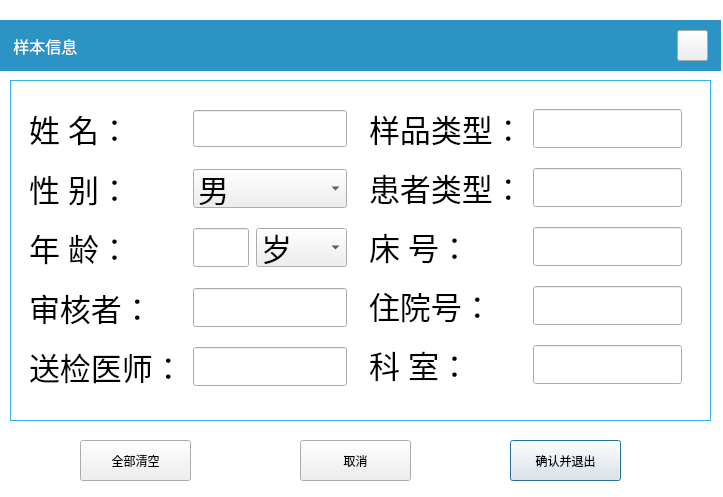
<?xml version="1.0" encoding="UTF-8"?>
<ui version="4.0">
 <class>Dg_Input</class>
 <widget class="QDialog" name="Dg_Input">
  <property name="geometry">
   <rect>
    <x>0</x>
    <y>0</y>
    <width>723</width>
    <height>497</height>
   </rect>
  </property>
  <property name="windowTitle">
   <string>Dialog</string>
  </property>
  <layout class="QGridLayout" name="gridLayout">
   <property name="leftMargin">
    <number>0</number>
   </property>
   <property name="topMargin">
    <number>0</number>
   </property>
   <property name="rightMargin">
    <number>0</number>
   </property>
   <property name="bottomMargin">
    <number>0</number>
   </property>
   <item row="0" column="0">
    <widget class="QWidget" name="widgetdg" native="true">
     <property name="styleSheet">
      <string notr="true">QWidget#widgetdg{
	background-color: rgb(255, 255, 255);
}</string>
     </property>
     <widget class="QPushButton" name="bt_ok">
      <property name="geometry">
       <rect>
        <x>510</x>
        <y>440</y>
        <width>111</width>
        <height>41</height>
       </rect>
      </property>
      <property name="text">
       <string>确认并退出</string>
      </property>
     </widget>
     <widget class="QLabel" name="label">
      <property name="geometry">
       <rect>
        <x>0</x>
        <y>20</y>
        <width>721</width>
        <height>51</height>
       </rect>
      </property>
      <property name="font">
       <font>
        <pointsize>12</pointsize>
       </font>
      </property>
      <property name="styleSheet">
       <string notr="true">color: rgb(255, 255, 255);
background-color: rgb(43, 148, 197);

</string>
      </property>
      <property name="text">
       <string>   样本信息</string>
      </property>
     </widget>
     <widget class="QPushButton" name="bt_cancel">
      <property name="geometry">
       <rect>
        <x>300</x>
        <y>440</y>
        <width>111</width>
        <height>41</height>
       </rect>
      </property>
      <property name="text">
       <string>取消</string>
      </property>
     </widget>
     <widget class="QPushButton" name="pushButton_2">
      <property name="geometry">
       <rect>
        <x>677</x>
        <y>30</y>
        <width>31</width>
        <height>31</height>
       </rect>
      </property>
      <property name="styleSheet">
       <string notr="true">border-image: url(:/new/home/home/guanbi.png);
border-color: rgb(255, 255, 255);
</string>
      </property>
      <property name="text">
       <string/>
      </property>
     </widget>
     <widget class="QPushButton" name="bt_cancel_2">
      <property name="geometry">
       <rect>
        <x>80</x>
        <y>440</y>
        <width>111</width>
        <height>41</height>
       </rect>
      </property>
      <property name="text">
       <string>全部清空</string>
      </property>
     </widget>
     <widget class="QFrame" name="framed">
      <property name="geometry">
       <rect>
        <x>10</x>
        <y>80</y>
        <width>701</width>
        <height>341</height>
       </rect>
      </property>
      <property name="styleSheet">
       <string notr="true">#framed{border:1px solid rgb(52, 178, 237);}
QLineEdit{border-width:1px;}</string>
      </property>
      <property name="frameShape">
       <enum>QFrame::StyledPanel</enum>
      </property>
      <property name="frameShadow">
       <enum>QFrame::Raised</enum>
      </property>
      <widget class="QWidget" name="layoutWidget">
       <property name="geometry">
        <rect>
         <x>350</x>
         <y>20</y>
         <width>331</width>
         <height>293</height>
        </rect>
       </property>
       <layout class="QGridLayout" name="gridLayout_3">
        <property name="leftMargin">
         <number>9</number>
        </property>
        <property name="topMargin">
         <number>9</number>
        </property>
        <property name="rightMargin">
         <number>9</number>
        </property>
        <property name="bottomMargin">
         <number>9</number>
        </property>
        <property name="horizontalSpacing">
         <number>9</number>
        </property>
        <property name="verticalSpacing">
         <number>20</number>
        </property>
        <item row="0" column="0">
         <widget class="QLabel" name="label_7">
          <property name="font">
           <font>
            <family>Agency FB</family>
            <pointsize>23</pointsize>
           </font>
          </property>
          <property name="text">
           <string>样品类型：</string>
          </property>
         </widget>
        </item>
        <item row="0" column="1">
         <widget class="QLineEdit" name="type_card">
          <property name="font">
           <font>
            <pointsize>23</pointsize>
           </font>
          </property>
         </widget>
        </item>
        <item row="1" column="0">
         <widget class="QLabel" name="label_8">
          <property name="font">
           <font>
            <family>Agency FB</family>
            <pointsize>23</pointsize>
           </font>
          </property>
          <property name="text">
           <string>患者类型：</string>
          </property>
         </widget>
        </item>
        <item row="2" column="0">
         <widget class="QLabel" name="label_9">
          <property name="font">
           <font>
            <family>Agency FB</family>
            <pointsize>23</pointsize>
           </font>
          </property>
          <property name="text">
           <string>床 号：</string>
          </property>
         </widget>
        </item>
        <item row="3" column="0">
         <widget class="QLabel" name="label_10">
          <property name="font">
           <font>
            <family>Agency FB</family>
            <pointsize>23</pointsize>
           </font>
          </property>
          <property name="text">
           <string>住院号：</string>
          </property>
         </widget>
        </item>
        <item row="3" column="1">
         <widget class="QLineEdit" name="class_num">
          <property name="font">
           <font>
            <pointsize>23</pointsize>
           </font>
          </property>
         </widget>
        </item>
        <item row="4" column="0">
         <widget class="QLabel" name="label_11">
          <property name="font">
           <font>
            <family>Agency FB</family>
            <pointsize>23</pointsize>
           </font>
          </property>
          <property name="text">
           <string>科 室：</string>
          </property>
         </widget>
        </item>
        <item row="4" column="1">
         <widget class="QLineEdit" name="classroom">
          <property name="font">
           <font>
            <pointsize>23</pointsize>
           </font>
          </property>
         </widget>
        </item>
        <item row="1" column="1">
         <widget class="QLineEdit" name="type_people">
          <property name="font">
           <font>
            <pointsize>23</pointsize>
           </font>
          </property>
         </widget>
        </item>
        <item row="2" column="1">
         <widget class="QLineEdit" name="bed_num">
          <property name="font">
           <font>
            <pointsize>23</pointsize>
           </font>
          </property>
         </widget>
        </item>
       </layout>
      </widget>
      <widget class="QWidget" name="">
       <property name="geometry">
        <rect>
         <x>10</x>
         <y>20</y>
         <width>336</width>
         <height>295</height>
        </rect>
       </property>
       <layout class="QGridLayout" name="gridLayout_2">
        <property name="leftMargin">
         <number>9</number>
        </property>
        <property name="topMargin">
         <number>9</number>
        </property>
        <property name="rightMargin">
         <number>9</number>
        </property>
        <property name="bottomMargin">
         <number>9</number>
        </property>
        <property name="horizontalSpacing">
         <number>9</number>
        </property>
        <property name="verticalSpacing">
         <number>20</number>
        </property>
        <item row="4" column="1">
         <widget class="QLineEdit" name="doctoe">
          <property name="font">
           <font>
            <pointsize>23</pointsize>
           </font>
          </property>
         </widget>
        </item>
        <item row="1" column="0">
         <widget class="QLabel" name="label_3">
          <property name="font">
           <font>
            <family>Agency FB</family>
            <pointsize>23</pointsize>
           </font>
          </property>
          <property name="text">
           <string>性 别：</string>
          </property>
         </widget>
        </item>
        <item row="0" column="1">
         <widget class="QLineEdit" name="name">
          <property name="font">
           <font>
            <pointsize>19</pointsize>
           </font>
          </property>
         </widget>
        </item>
        <item row="2" column="0">
         <widget class="QLabel" name="label_4">
          <property name="font">
           <font>
            <family>Agency FB</family>
            <pointsize>23</pointsize>
           </font>
          </property>
          <property name="text">
           <string>年 龄：</string>
          </property>
         </widget>
        </item>
        <item row="1" column="1">
         <widget class="QComboBox" name="gender">
          <property name="font">
           <font>
            <pointsize>23</pointsize>
           </font>
          </property>
          <item>
           <property name="text">
            <string>男</string>
           </property>
          </item>
          <item>
           <property name="text">
            <string>女</string>
           </property>
          </item>
          <item>
           <property name="text">
            <string>其他</string>
           </property>
          </item>
         </widget>
        </item>
        <item row="3" column="0">
         <widget class="QLabel" name="label_5">
          <property name="font">
           <font>
            <family>Agency FB</family>
            <pointsize>23</pointsize>
           </font>
          </property>
          <property name="text">
           <string>审核者：</string>
          </property>
         </widget>
        </item>
        <item row="0" column="0">
         <widget class="QLabel" name="label_2">
          <property name="font">
           <font>
            <family>Agency FB</family>
            <pointsize>23</pointsize>
           </font>
          </property>
          <property name="text">
           <string>姓 名：</string>
          </property>
         </widget>
        </item>
        <item row="3" column="1">
         <widget class="QLineEdit" name="checker">
          <property name="font">
           <font>
            <pointsize>23</pointsize>
           </font>
          </property>
         </widget>
        </item>
        <item row="4" column="0">
         <widget class="QLabel" name="label_6">
          <property name="font">
           <font>
            <family>Agency FB</family>
            <pointsize>23</pointsize>
           </font>
          </property>
          <property name="text">
           <string>送检医师：</string>
          </property>
         </widget>
        </item>
        <item row="2" column="1">
         <layout class="QHBoxLayout" name="horizontalLayout">
          <property name="spacing">
           <number>7</number>
          </property>
          <property name="bottomMargin">
           <number>1</number>
          </property>
          <item>
           <widget class="QLineEdit" name="age">
            <property name="font">
             <font>
              <pointsize>23</pointsize>
             </font>
            </property>
           </widget>
          </item>
          <item>
           <widget class="QComboBox" name="age2">
            <property name="font">
             <font>
              <pointsize>23</pointsize>
             </font>
            </property>
            <item>
             <property name="text">
              <string>岁</string>
             </property>
            </item>
            <item>
             <property name="text">
              <string>月</string>
             </property>
            </item>
            <item>
             <property name="text">
              <string>天</string>
             </property>
            </item>
            <item>
             <property name="text">
              <string>小时</string>
             </property>
            </item>
           </widget>
          </item>
         </layout>
        </item>
       </layout>
      </widget>
     </widget>
    </widget>
   </item>
  </layout>
 </widget>
 <resources/>
 <connections/>
</ui>
